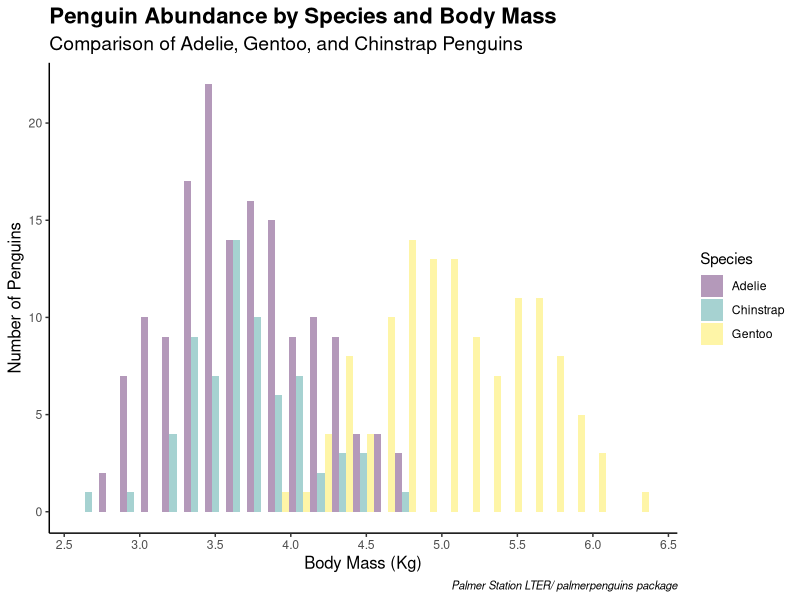
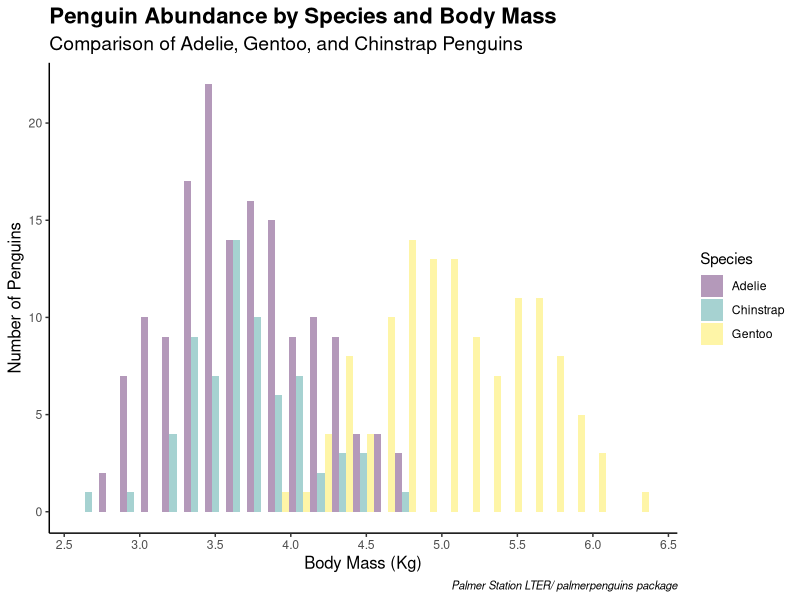

Recreate these plots in R, in order.
###This is the script for the ggplot 1 assignment###
###Created by Nick Mattson###
###Script created on 9-14-2026###
########################################################

###Load Libraries###
library(here)
library(palmerpenguins)
library(tidyverse)
glimpse(penguins)

###Data Structure###
head(penguins)

###ggplot visual###
ggplot(data=penguins,
       mapping = aes(x = body_mass_g,
                     fill = species))+
  geom_histogram(binwidth = 140, alpha = 0.4, position = "dodge")+
  theme_classic()+
  labs(title = "Penguin Abundance by Species and Body Mass",
       subtitle = "Comparison of Adelie, Gentoo, and Chinstrap Penguins",
       x = "Body Mass (Kg)", y = "Number of Penguins",
       fill = "Species",
       caption = "Palmer Station LTER/ palmerpenguins package")+
  scale_fill_viridis_d()+
  scale_x_continuous(breaks = c(2500,3000,3500,4000,4500,5000,5500,6000,6500),
                     labels = c("2.5","3.0","3.5","4.0","4.5","5.0","5.5","6.0","6.5"))+
  theme(axis.title = element_text(size = 12),
        plot.title = element_text(size=16, face = "bold"),
        plot.subtitle = element_text(size=14),
        plot.caption = element_text(size=8,face = "italic"))

###save plot as image file###
ggsave(here("Week_03","Outputs","Penguins_Histogram.png"))
